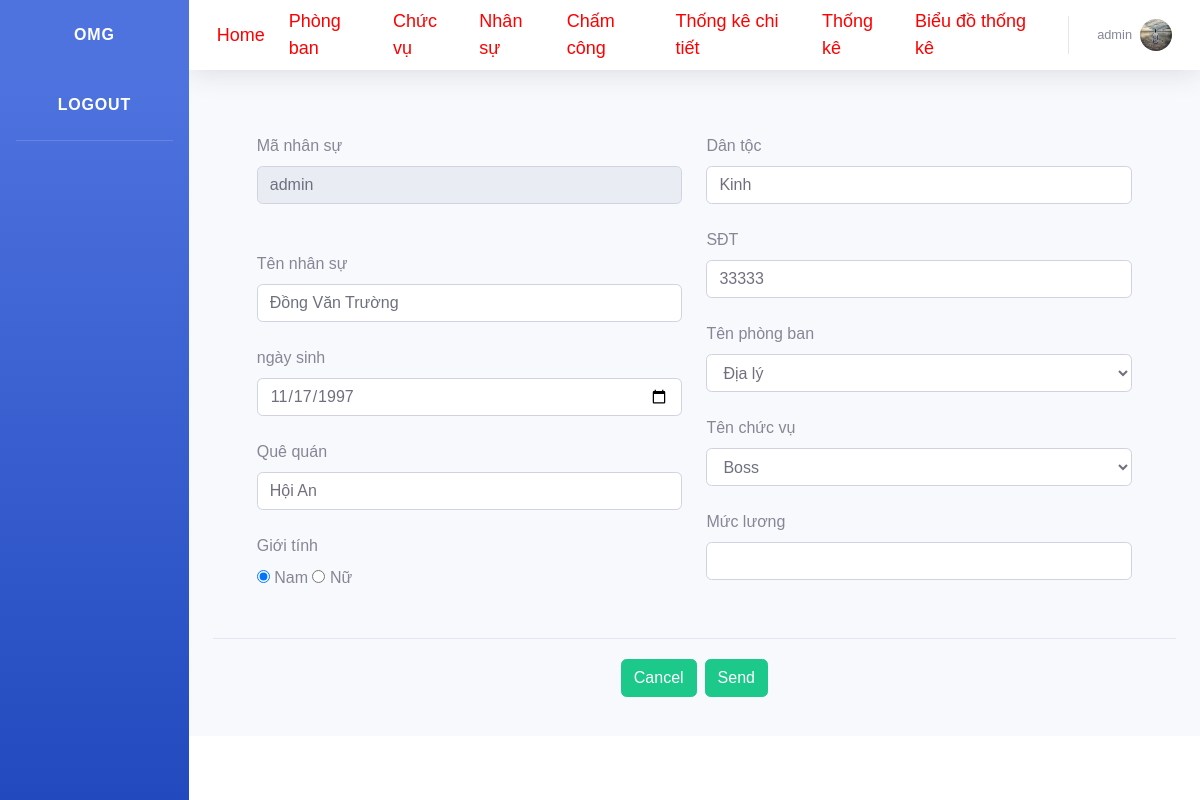
The page /Home/Get_info_user/admin (signed in) on the database its author committed.
### tables this page shows
CREATE TABLE `nhansu` (
  `id` int(11) NOT NULL,
  `MaNV` varchar(6) NOT NULL,
  `TenNV` varchar(255) NOT NULL,
  `Matkhau_DN` varchar(255) NOT NULL,
  `Ngaysinh` date NOT NULL,
  `Quequan` varchar(255) NOT NULL,
  `Gioitinh` tinyint(1) NOT NULL,
  `Dantoc` varchar(255) NOT NULL,
  `SDT` int(11) NOT NULL,
  `MaPB` varchar(6) NOT NULL,
  `MaCV` varchar(6) NOT NULL,
  `Mucluong` int(11) NOT NULL
);

CREATE TABLE `phongban` (
  `id` int(11) NOT NULL,
  `MaPB` varchar(6) NOT NULL,
  `TenPB` varchar(255) NOT NULL,
  `SDT` int(11) NOT NULL
);

### sub_mvc/core/Controller.php (called while the page is built, shortened)
<?php
 class Controller
 {
     public function model($model)
     {
        return new $model;
     }
     public function view($view, $data=[])
     {
        require_once "./sub_mvc/views/".$view.".php";
     }
 }
?>

### sub_mvc/core/App.php (called while the page is built, shortened)
<?php
class App
{
    protected $action = "GetView";
    function __construct()
    {
        $arr = $this->UrlProcess();
        if (file_exists("./sub_mvc/controllers/" . $arr[0] . ".php")) {
            $this->controller = $arr[0];
            unset($arr[0]);
        }
        $this->controller = new $this->controller;
        if (isset($arr[1])) {
            if(method_exists($this->controller, $arr[1]))
            {
                $this->action = $arr[1];
            }
            unset($arr[1]);
        }
        $this->params = $arr?array_values($arr):[];
        call_user_func_array([$this->controller, $this->action], $this->params);
    }
    function UrlProcess()
    {
        if (isset($_GET["url"])) {
            return explode("/", filter_var(trim($_GET["url"], "/")));
        }
    }
}

### index.php (called while the page is built, shortened)
<?php
    $myApp = new App();
?>

### sub_mvc/core/db.php (called while the page is built, shortened)
<?php
class db
{
    protected $servername = "localhost";
    protected $username = "root";
    protected $password = "";
    function __construct()
    {
        $this->conn = mysqli_connect($this->servername,$this->username,$this->password);
    }
}
?>

### sub_mvc/models/Nhansu.php (called while the page is built, shortened)
<?php
class Nhansu extends db
{
    public function get_information_user($username)
    {
        $qr = "SELECT * FROM nhansu
        JOIN phongban ON nhansu.MaPB=phongban.MaPB
        JOIN chucvu ON nhansu.MaCV = chucvu.MaCV
        WHERE MaNV = '$username'";
        return mysqli_query($this->conn, $qr);
    }
}

### sub_mvc/models/Phongban.php (called while the page is built, shortened)
<?php
class Phongban extends db
{
    public function ListAll()
    {
        $qr = "SELECT * FROM phongban";
        return mysqli_query($this->conn, $qr);
    }
}

### sub_mvc/models/Chucvu.php (called while the page is built, shortened)
<?php
 class Chucvu extends db
 {
     public function ListAll()
    {
        $qr = "SELECT * FROM chucvu";
        return mysqli_query($this->conn,$qr);
    }
 }
?>

### sub_mvc/views/pages/chinhsuanhansu.php (the view, shortened to what this page needs)
<?php
$row = mysqli_fetch_assoc($data['info_user']);
?>
<form action="../Edit_nhansu/<?php echo $row["MaNV"] ?>" method="POST">
    <div class="modal-body mx-3 row">
        <div class="col-md-6">
            <div class="md-form mb-5">
                <label data-error="wrong" data-success="right">Mã nhân sự</label>
                <input type="text" name="MaNV" class="form-control validate" disabled value="<?php echo $row["MaNV"] ?>">
            </div>
            <div class="md-form mb-4">
                <label data-error="wrong" data-success="right" for="defaultForm-pass">Tên nhân sự</label>
                <input type="text" name="TenNV" class="form-control validate" value="<?php echo $row["TenNV"] ?>">
            </div>
            <div class="md-form mb-4">
                <label data-error="wrong" data-success="right" for="defaultForm-pass">ngày sinh</label>
                <input type="date" name="Ngaysinh" class="form-control validate" value="<?php echo $row["Ngaysinh"] ?>">
            </div>
            <div class="md-form mb-4">
                <label data-error="wrong" data-success="right" for="defaultForm-pass">Quê quán</label>
                <input type="text" name="Quequan" class="form-control validate" value="<?php echo $row["Quequan"] ?>">
            </div>
            <div class="md-form mb-4">
                <label for="">Giới tính</label>
                <div class="radio">
                    <label>
                        <input type="radio" name="Gioitinh" id="input" value="1" <?php
                                                                                    if ($row['Gioitinh'] == 1) { ?> checked="checked" <?php
                                                                                                                                    }
                                                                                                                                        ?>>
                        Nam
                    </label>
                    <label>
                        <input type="radio" name="Gioitinh" id="input" value="0" <?php
                                                                                    if ($row['Gioitinh'] == 0) { ?> checked="checked" <?php
                                                                                                                                    }
                                                                                                                                        ?>>
                        Nữ
                    </label>
                </div>
            </div>
        </div>
        <div class="col-md-6">
            <div class="md-form mb-4">
                <label data-error="wrong" data-success="right" for="defaultForm-pass">Dân tộc</label>
                <input type="text" name="Dantoc" class="form-control validate" value="<?php echo $row["Dantoc"] ?>">
            </div>
            <div class="md-form mb-4">
                <label data-error="wrong" data-success="right" for="defaultForm-pass">SĐT</label>
                <input type="integer" name="SDT" class="form-control validate" value="<?php echo $row["SDT"] ?>">
            </div>
            <div class="md-form mb-4">
                <label data-error="wrong" data-success="right" for="defaultForm-pass">Tên phòng ban</label>
                <select name="MaPB" class="form-control validate">
                    <?php
                    while ($row = mysqli_fetch_array($data["phongban"])) {
                        echo "<option value='" . $row['MaPB'] . "'>" . $row['TenPB'] . "</option>";
                    }
                    ?>
                </select>
            </div>
            <div class="md-form mb-4">
                <label data-error="wrong" data-success="right" for="defaultForm-pass">Tên chức vụ</label>
                <select name="MaCV" class="form-control validate">
                    <?php
                    while ($row = mysqli_fetch_array($data["chucvu"])) {
                        echo "<option value='" . $row['MaCV'] . "'>" . $row['TenCV'] . "</option>";
                    }
                    ?>
                </select>
            </div>
            <div class="md-form mb-4">
                <label data-error="wrong" data-success="right" for="defaultForm-pass">Mức lương</label>
                <input type="integer" name="Mucluong" class="form-control validate" value="<?php echo $row["Mucluong"] ?>">
            </div>
        </div>
    </div>
    <div class="modal-footer d-flex justify-content-center">
        <button name="edit_nhansu" class="btn btn-success" onClick="history.go(-1);">Cancel</button>
        <button name="edit_nhansu" class="btn btn-success">Send</button>
    </div>
</form>

### rows shown on the page
nhansu: MaNV "admin", TenNV "Đồng Văn Trường", Ngaysinh "11/17/1997", Quequan "Hội An", Gioitinh "☑ Nam", Gioitinh "☐ Nữ", Dantoc "Kinh", SDT "33333"

### other values the page prints
$_SESSION["username"] "admin"
form field MaPB "Địa lý"
form field MaCV "Boss"
